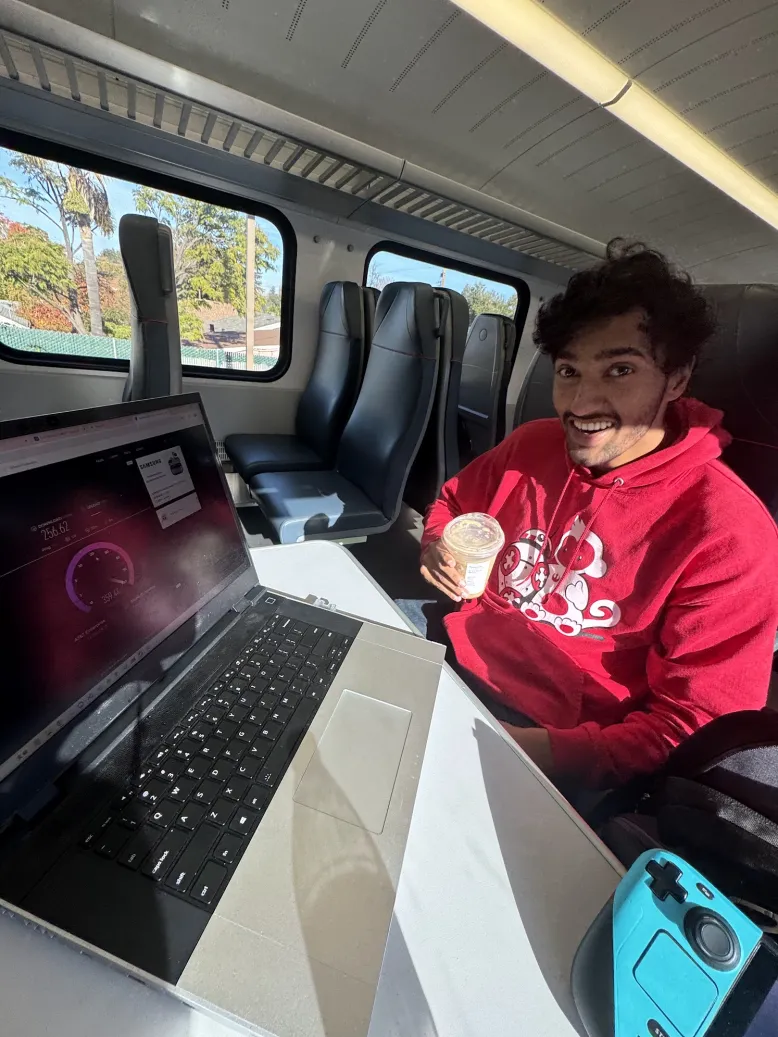
#> input picture src/images/a.webp, 778 x 1037 px
$ python -i card.py   (imports and definitions only)
#> lines starting #> are read from the running program, lines starting #| are printed output that depends on the picture
import enum
from PIL import Image, ImageEnhance, ImageFile, ImageDraw, ImageOps
import numpy as np

class CardType(enum.Enum):
    NONE = 'Normal'
    LOWQ = 'Low Quality'
    FOIL = 'Foil'
    HOLO = 'Holographic'
    SHINY = 'Shiny'

class Card:

    __slots__ = ['name', 'card_type', 'image_path', 'image']

    # [10 lines left out: function __init__, not called in this run]

    def __str__(self) -> str:
        return f'{self.card_type.value} {self.name}'

class CardUtils:

    # [52 lines left out: functions holo, foil, low_quality, not called in this run]

    @staticmethod
    def shiny(image: ImageFile) -> ImageFile:
        """
        Adds the shiny effect for a card's image
        """

        r, g, b, a = image.split()
        inverted_rgb = ImageOps.invert(Image.merge("RGB", (r, g, b)))

        return Image.merge("RGBA", (*inverted_rgb.split(), a))

>>> import cv2
>>> picture = cv2.imread('../images/a.webp', cv2.IMREAD_GRAYSCALE)
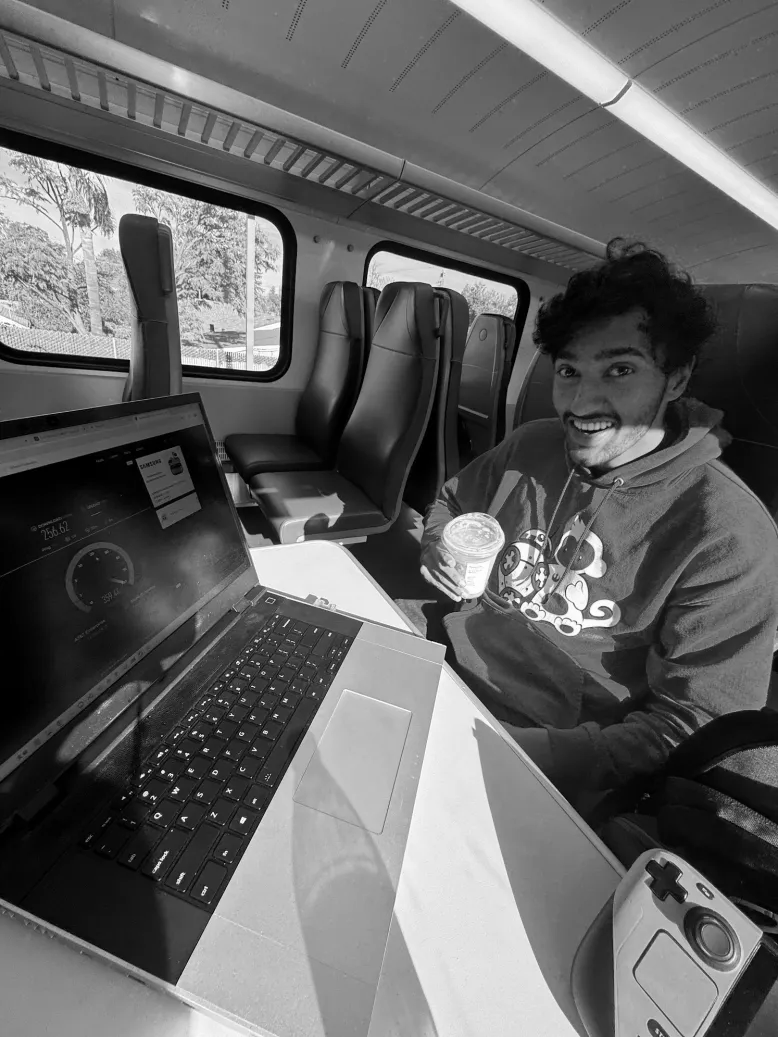
#> picture: shape (1037, 778); min 0, max 255, mean 99.4
#> (the run stopped early here; a loop or call above may not have finished)
